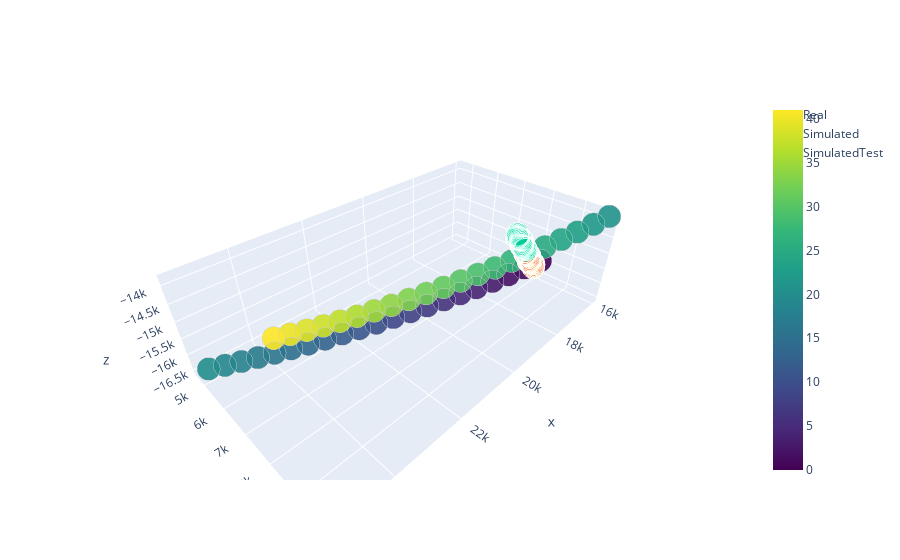

The cell this chart's notebook holds for it:
### Code cell
# Отобразим все x,y,z, xsim, ysim, zsim, относящиеся к одному кластеру
CLUSTER = 2
CLUSTER2 = 2
CLUSTER3 = 2
CLUSTER4 = 2
clusterDataTrainX = satX[(labels == CLUSTER) | (labels == CLUSTER2) | (labels == CLUSTER3) | (labels == CLUSTER4)]
clusterDataTrainY = satY[(labels == CLUSTER) | (labels == CLUSTER2) | (labels == CLUSTER3) | (labels == CLUSTER4)]
 
testLabels = model.predict(satXTest[['x_sim', 'y_sim', 'z_sim', 'Vx_sim', 'Vy_sim', 'Vz_sim']])
clusterDataTest = satXTest[(testLabels == CLUSTER)| (testLabels == CLUSTER2) | (testLabels == CLUSTER3) | (testLabels == CLUSTER4)]


# Зависимость координат и симулированных координат от времени

x,y,z = clusterDataTrainY.loc[:, 'x'].values, clusterDataTrainY.loc[:, 'y'].values, clusterDataTrainY.loc[:, 'z'].values
xSim,ySim,zSim = clusterDataTrainX.loc[:, 'x_sim'].values, clusterDataTrainX.loc[:, 'y_sim'].values, clusterDataTrainX.loc[:, 'z_sim'].values

xTestSim, yTestSim, zTestSim = clusterDataTest.loc[:, 'x_sim'].values, clusterDataTest.loc[:, 'y_sim'].values, clusterDataTest.loc[:, 'z_sim'].values
fig1 = go.Scatter3d(x=x, 
                    y=y, 
                    z=z, 
                    mode='markers', 
                    marker=dict(
                        #color='rgb(127, 127, 127)',
                        color = np.arange(clusterDataTrainX.shape[0]),
                        colorscale = 'Viridis',
                        showscale = True,
                        size=8, 
                        symbol='circle', 
                        line=dict(
                            color='rgb(204, 204, 204)',
                            width=0.5),
                        opacity=0.9),
                   name = 'Real')
fig2 = go.Scatter3d(x=xSim, 
                    y=ySim, 
                    z=zSim, 
                    mode = 'markers', 
                    marker=dict(
                        size=8,
                        line=dict(
                            color='rgba(217, 217, 217, 0.14)',
                            width=0.5
                        ),
                    opacity=0.8),
                    name = 'Simulated')

fig3 = go.Scatter3d(x=xTestSim, 
                    y=yTestSim, 
                    z=zTestSim, 
                    mode = 'markers', 
                    marker=dict(
                        size=8,
                        line=dict(
                            color='rgba(255, 87, 123, 0.05)',
                            width=0.5
                        ),
                    opacity=0.8),
                    name = 'SimulatedTest')
fig = go.Figure(data = [fig1, fig2, fig3])
fig.show()

#--------------------------------------------------------------
from sklearn.linear_model import LinearRegression
trainSize = 0.8
nTargets = 6
smp = []
model = LinearRegression()
size = int(satX.shape[0] * trainSize)
Xtr, Xval = satX.iloc[:size, :], satX.iloc[size:, :]
ytr, yval = satY.iloc[:size, :], satY.iloc[size:, :]
for i in range(nTargets):
    model.fit(Xtr, ytr.iloc[:, i])
    ypred = model.predict(Xval)
    smp.append(smape(ypred, yval.iloc[:, i]))
print('Simple LB Score', 100*(1 - np.mean(smp)))

#--------------------------------------------------------------
cluster = KMeans(n_clusters=24, tol = 1e-3, algorithm = 'elkan', random_state=RND_SEED)
labelsTrain = cluster.fit_predict(Xtr)
labelsTest = cluster.predict(Xval)
smp = []
for label in np.unique(labelsTest):
    for i in range(nTargets):
        model.fit(Xtr[labelsTrain == label], ytr[labelsTrain == label].iloc[:, i])
        ypred = model.predict(Xval[labelsTest == label])
        smp.append(smape(ypred, yval[labelsTest == label].iloc[:, i]))
print('Cluster dependent LB Score', 100*(1 - np.mean(smp)))
#--------------------------------------------------------------
cluster = KMeans(n_clusters=24, tol = 1e-3, algorithm = 'elkan', random_state=RND_SEED)
labelsTrain = cluster.fit_predict(Xtr)
labelsTest = cluster.predict(Xval)
smp = []
for label in np.unique(labelsTest):
    for i in range(nTargets):
        model.fit(Xtr[labelsTrain == label], ytr[labelsTrain == label].iloc[:, i])
        ypred = ytr[labelsTrain == label].iloc[-1, i]
        smp.append(smape(ypred, yval[labelsTest == label].iloc[:, i]))
print('Cluster dependent on shift LB Score', 100*(1 - np.mean(smp)))

### Figure 1 — Plotly figure (JSON) as saved in the notebook; plotly's stock layout.template omitted (floating-point values rounded to 4 significant figures)
{"data": [{"marker": {"color": [0, 1, 2, 3, 4, 5, 6, 7, 8, 9, 10, 11, 12, 13, 14, 15, 16, 17, 18, 19, 20, 21, 22, 23, 24, 25, 26, 27, 28, 29, 30, 31, 32, 33, 34, 35, 36, 37, 38, 39, 40, 41], "colorscale": [[0, "#440154"], [0.1111, "#482878"], [0.2222, "#3e4989"], [0.3333, "#31688e"], [0.4444, "#26828e"], [0.5556, "#1f9e89"], [0.6667, "#35b779"], [0.7778, "#6ece58"], [0.8889, "#b5de2b"], [1, "#fde725"]], "line": {"color": "rgb(204, 204, 204)", "width": 0.5}, "opacity": 0.9, "showscale": true, "size": 8, "symbol": "circle"}, "mode": "markers", "name": "Real", "type": "scatter3d", "x": [17980.0, 18390.0, 18780.0, 19170.0, 19540.0, 19920.0, 20290.0, 20670.0, 21040.0, 21420.0, 21790.0, 22170.0, 22540.0, 22900.0, 23260.0, 23610.0, 23960.0, 24300.0, 24640.0, 24970.0, 25290.0, 16070.0, 16500.0, 16920.0, 17340.0, 17750.0, 18160.0, 18570.0, 18980.0, 19380.0, 19780.0, 20180.0, 20580.0, 20970.0, 21360.0, 21740.0, 22110.0, 22480.0, 22830.0, 23180.0, 23520.0, 23850.0], "y": [9089.0, 8891.0, 8691.0, 8489.0, 8282.0, 8070.0, 7853.0, 7631.0, 7405.0, 7176.0, 6945.0, 6714.0, 6482.0, 6250.0, 6018.0, 5786.0, 5555.0, 5323.0, 5092.0, 4859.0, 4626.0, 9815.0, 9624.0, 9429.0, 9230.0, 9026.0, 8819.0, 8607.0, 8392.0, 8173.0, 7951.0, 7726.0, 7500.0, 7273.0, 7045.0, 6818.0, 6592.0, 6367.0, 6143.0, 5919.0, 5693.0, 5463.0], "z": [-14660.0, -14790.0, -14920.0, -15030.0, -15150.0, -15260.0, -15360.0, -15470.0, -15580.0, -15680.0, -15780.0, -15880.0, -15970.0, -16060.0, -16140.0, -16220.0, -16290.0, -16360.0, -16430.0, -16490.0, -16550.0, -13820.0, -13960.0, -14100.0, -14240.0, -14370.0, -14500.0, -14620.0, -14750.0, -14860.0, -14980.0, -15090.0, -15190.0, -15300.0, -15390.0, -15490.0, -15570.0, -15650.0, -15730.0, -15800.0, -15860.0, -15920.0]}, {"marker": {"line": {"color": "rgba(217, 217, 217, 0.14)", "width": 0.5}, "opacity": 0.8, "size": 8}, "mode": "markers", "name": "Simulated", "type": "scatter3d", "x": [18220.0, 18220.0, 18210.0, 18210.0, 18200.0, 18190.0, 18190.0, 18180.0, 18180.0, 18190.0, 18200.0, 18210.0, 18220.0, 18230.0, 18240.0, 18250.0, 18250.0, 18260.0, 18260.0, 18250.0, 18250.0, 18240.0, 18230.0, 18220.0, 18210.0, 18200.0, 18190.0, 18190.0, 18190.0, 18190.0, 18200.0, 18210.0, 18220.0, 18230.0, 18240.0, 18250.0, 18260.0, 18260.0, 18250.0, 18250.0, 18240.0, 18220.0], "y": [9048.0, 9045.0, 9043.0, 9041.0, 9037.0, 9031.0, 9023.0, 9013.0, 9001.0, 8989.0, 8975.0, 8962.0, 8950.0, 8939.0, 8930.0, 8922.0, 8916.0, 8912.0, 8909.0, 8907.0, 8905.0, 8903.0, 8901.0, 8897.0, 8893.0, 8886.0, 8878.0, 8869.0, 8858.0, 8845.0, 8832.0, 8819.0, 8807.0, 8796.0, 8786.0, 8779.0, 8774.0, 8771.0, 8768.0, 8767.0, 8764.0, 8761.0], "z": [-14780.0, -14770.0, -14750.0, -14740.0, -14730.0, -14720.0, -14700.0, -14700.0, -14690.0, -14680.0, -14680.0, -14680.0, -14670.0, -14670.0, -14660.0, -14660.0, -14650.0, -14640.0, -14630.0, -14620.0, -14610.0, -14590.0, -14580.0, -14560.0, -14550.0, -14540.0, -14530.0, -14520.0, -14510.0, -14500.0, -14500.0, -14490.0, -14490.0, -14490.0, -14480.0, -14480.0, -14470.0, -14460.0, -14440.0, -14430.0, -14420.0, -14400.0]}, {"marker": {"line": {"color": "rgba(255, 87, 123, 0.05)", "width": 0.5}, "opacity": 0.8, "size": 8}, "mode": "markers", "name": "SimulatedTest", "type": "scatter3d", "x": [18210.0, 18210.0, 18200.0, 18200.0, 18200.0, 18210.0, 18210.0, 18220.0, 18230.0, 18240.0, 18250.0, 18250.0, 18250.0, 18250.0, 18250.0, 18240.0, 18230.0, 18220.0, 18210.0, 18190.0, 18180.0, 18180.0, 18170.0, 18170.0, 18170.0, 18180.0, 18190.0, 18200.0, 18210.0, 18230.0, 18230.0, 18240.0, 18240.0, 18240.0, 18230.0, 18220.0, 18210.0, 18200.0], "y": [8755.0, 8747.0, 8737.0, 8725.0, 8712.0, 8698.0, 8685.0, 8672.0, 8661.0, 8651.0, 8643.0, 8636.0, 8631.0, 8628.0, 8625.0, 8622.0, 8619.0, 8616.0, 8612.0, 8606.0, 8599.0, 8590.0, 8580.0, 8567.0, 8554.0, 8539.0, 8525.0, 8511.0, 8498.0, 8487.0, 8479.0, 8472.0, 8467.0, 8464.0, 8460.0, 8457.0, 8451.0, 8444.0], "z": [-14390.0, -14380.0, -14370.0, -14360.0, -14350.0, -14350.0, -14340.0, -14340.0, -14330.0, -14330.0, -14320.0, -14310.0, -14300.0, -14290.0, -14280.0, -14270.0, -14250.0, -14240.0, -14230.0, -14210.0, -14200.0, -14190.0, -14180.0, -14170.0, -14160.0, -14160.0, -14150.0, -14150.0, -14150.0, -14140.0, -14140.0, -14130.0, -14120.0, -14110.0, -14090.0, -14080.0, -14070.0, -14060.0]}], "layout": {}}
